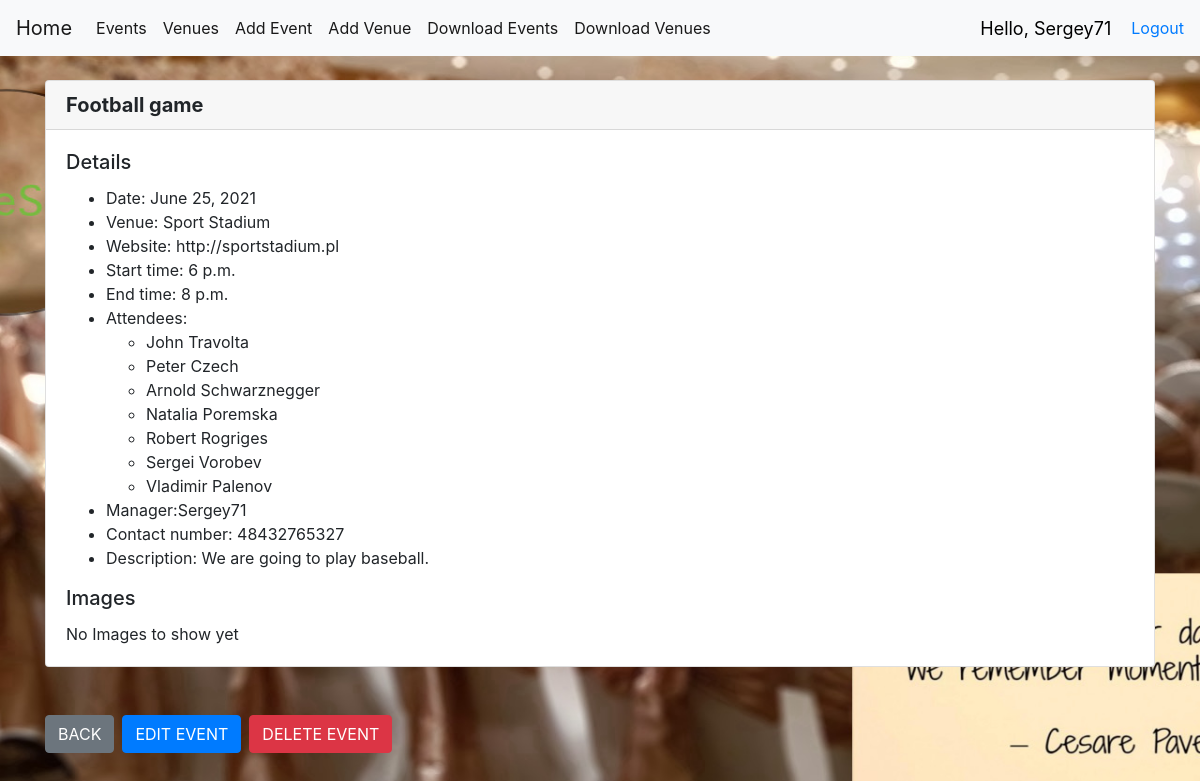
The page /show_event/8 (signed in) on the database its author committed.
### events/models.py (models this page shows, shortened)
class Event(models.Model):
    name = models.CharField('Event Name', max_length=100)
    event_date = models.DateField('Event Date', default=timezone.now)
    start_time = models.TimeField()
    end_time = models.TimeField()
    manager = models.ForeignKey(User, blank=True, null=True, on_delete=models.SET_NULL)
    man_phone = models.CharField('Manager Phone', max_length=15)
    eve_description = models.TextField('Description', blank=True)
    venue = models.ForeignKey(Venue, blank=True, null=True, on_delete=models.CASCADE)
    attendees = models.ManyToManyField(EventUser, blank=True)
    def __str__(self):
        return self.name

class Venue(models.Model):
    name = models.CharField('Venue Name', max_length=255)
    address = models.CharField('Address', max_length=255)
    post_code = models.CharField('Post Code', max_length=10)
    phone = models.CharField('Contact Phone', max_length=15, blank=True)
    web = models.URLField('Website Address', blank=True)
    email = models.EmailField('Email', blank=True)
    ven_description = models.TextField(blank=True)
    booking_rates = models.FloatField(verbose_name='Ranking (up to 9.0)', default=1.0, blank=True)
    from_hour = models.TimeField(blank=True)
    to_hour = models.TimeField(blank=True)
    flour_size = models.FloatField(verbose_name='Square (mxm)', default=1.0, blank=True)
    def __str__(self):
        return self.name

class EventUser(models.Model):
    f_name = models.CharField('First Name', max_length=50)
    l_name = models.CharField('Last Name', max_length=50)
    email = models.EmailField('Email', blank=True)
    phone = models.CharField('Phone Number', max_length=15, blank=True)
    def __str__(self):
        return self.f_name + ' ' + self.l_name

### events/views.py (the view)
# urls.py: path('show_event/<event_id>', views.show_event, name='show-event'),
@login_required(login_url='login')
def show_event(request, event_id):
    event = Event.objects.get(pk=event_id)
    return render(request, 'events/event_show.html', {
                      "event": event,
                  })

### templates/events/event_show.html
{% extends 'events/base.html' %}
{% block content %}
     <div class="card">
          <h5 class="card-header"> <strong>{{event}}</strong></h5>
          <div class="card-body">
            <h5 class="card-title">Details</h5>
            <div>
                <ul>
                    <li>Date: {{ event.event_date}}</li>
                    <li>Venue: {{ event.venue}}</li>
                    <li>Website: {{ event.venue.web}}</li>
                    <li>Start time: {{ event.start_time}}</li>
                    <li>End time: {{ event.end_time}}</li>
                    <li>Attendees:
                        {% for name in event.attendees.all %}
                            <ul>
                            <li>{{ name }}</li>
                            </ul>
                        {% endfor %}
                     </li>
                    <li>Manager:{{ event.manager}}</li>
                    <li>Contact number: {{ event.man_phone}}</li>
                    <li>Description: {{ event.eve_description}}</li>
                 </ul>
            </div>
              <h5 class="card-title">Images</h5>
                <div>
                    No Images to show yet
              </div>
          </div>
        </div>
    <br/>    <br/>
    <div class="btn-toolbar" role="toolbar" aria-label="Toolbar with button groups">
      <div class="btn-group mr-2" role="group" aria-label="First group">
         <a href="{%  url 'list-events' %}" class="btn btn-secondary" >BACK</a>
      </div>
      <div class="btn-group mr-2" role="group" aria-label="Second group">
         <a href="{%  url 'edit-event' event.id %}" class="btn btn-primary">EDIT EVENT</a>
      </div>
     <div class="btn-group mr-2" role="group" aria-label="Third group">
         <a href="{%  url 'del-event' event.id %}" class="btn btn-danger">DELETE EVENT</a>
      </div>
    </div>
{% endblock %}

### templates/events/navbar.html (shortened to what this page needs)
<nav class="navbar navbar-expand-lg navbar-light bg-light">
  <a class="navbar-brand" href="{% url 'home' %}">Home</a>
  <div class="collapse navbar-collapse" id="navbarSupportedContent">
    <ul class="navbar-nav mr-auto">
        <li class="nav-item active">
        <a class="nav-link" href="{% url 'list-events' %}">Events</a>
        </li>
        <li class="nav-item active">
        <a class="nav-link" href="{% url 'list-venues' %}">Venues</a>
        </li>
        <li class="nav-item active">
        <a class="nav-link" href="{% url 'add-event' %}">Add Event</a>
        </li>
        <li class="nav-item active">
        <a class="nav-link" href="{% url 'add-venue' %}">Add Venue</a>
        </li>
        <li class="nav-item active">
        <a class="nav-link" href="{% url 'text-events' %}">Download Events</a>
        </li>
        <li class="nav-item active">
        <a class="nav-link" href="{% url 'text-venue' %}">Download Venues</a>
        </li>
    </ul>
  </div>
    <span id="hello-msg">Hello, {{ request.user }}</span>
    <span><a href="{% url 'logout' %}">Logout</a></span>
</nav>

### static/css/VenueShine.css (style rules this page uses)
#bg { background-repeat: no-repeat; background-size: 1800px 900px; background-position: top; background-attachment: fixed; }

### templates/events/navbar.html (style rules this page uses)
#hello-msg { font-size:18px; color:black; margin-right: 20px; }

### rows shown on the page
Event: name "Football game", event_date "June 25, 2021", venue "Sport Stadium", venue.web "http://sportstadium.pl", start_time "6 p.m.", end_time "8 p.m.", manager "Sergey71", man_phone "48432765327", eve_description "We are going to play baseball."
EventUser: f_name+l_name "John Travolta"
EventUser: f_name+l_name "Peter Czech"
EventUser: f_name+l_name "Arnold Schwarznegger"
EventUser: f_name+l_name "Natalia Poremska"
EventUser: f_name+l_name "Robert Rogriges"
EventUser: f_name+l_name "Sergei Vorobev"
EventUser: f_name+l_name "Vladimir Palenov"

### other values the page prints
{{ request.user }} "Sergey71"
